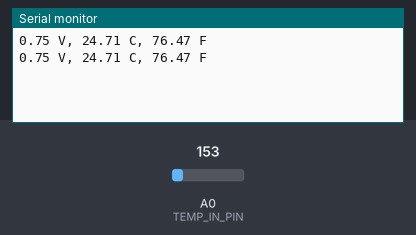
Simulated run of this program. Board: Arduino Uno, built with avr-gcc and run on an emulated ATmega328P. Parts: the last lines printed to the serial monitor. The inputs (shaded band) are chosen by the test bench; at power-on: A0 (TEMP_IN_PIN) = 153.

Above: at 1.8 s.
1.9 s: A0 (TEMP_IN_PIN) set to 165
At 2.7 s:
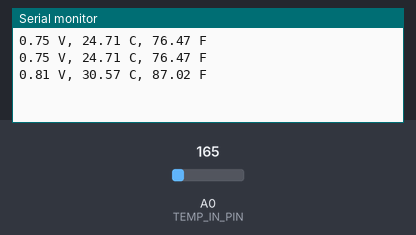
3.4 s: A0 (TEMP_IN_PIN) set to 175
At 4.4 s:
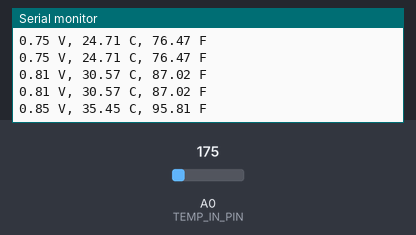
Timing chart, 0 to 6.4 s (numbered marks = the images above; inputs shaded):
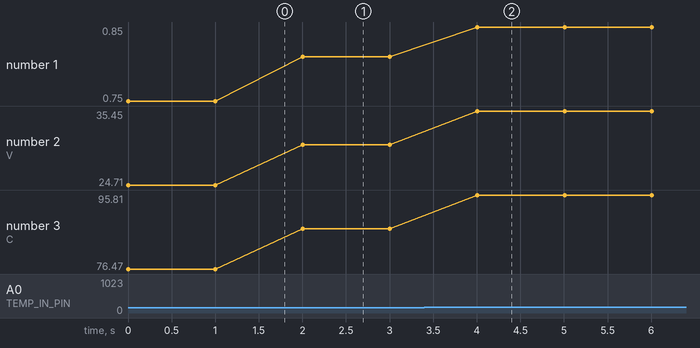

Measured:
- after the input at 1.9 s, the serial monitor: prints a new line after 0.10 s (image 1)
- after the input at 3.4 s, the serial monitor: prints a new line after 0.61 s (image 2)
- plotted number 1: 0.75 → 0.81 after the input at 1.9 s, 0.81 → 0.85 after the input at 3.4 s
- plotted number 2: 24.71 → 30.57 after the input at 1.9 s, 30.57 → 35.45 after the input at 3.4 s
- plotted number 3: 76.47 → 87.02 after the input at 1.9 s, 87.02 → 95.81 after the input at 3.4 s

The program:

main.cpp
```cpp
#include <Arduino.h>

const int TEMP_IN_PIN = 0;
const float VOLTAGE_MULTIPLIER = 5.0; // 3.3 for 3.3V Arduinos

void setup() {
  Serial.begin(9600);
}

void loop() {
  int value = analogRead(TEMP_IN_PIN);
  float voltage = value * VOLTAGE_MULTIPLIER / 1024.0;
  float tempCelsius = (voltage - 0.5) * 100.0; // C = (Voltage - 500mV) * 100, from 10 mv per degree with 500 mV offset
  float tempFahrenheit = (tempCelsius * 9.0 / 5.0) + 32.0;

  Serial.print(voltage); Serial.print(" V, ");
  Serial.print(tempCelsius); Serial.print(" C, ");
  Serial.print(tempFahrenheit); Serial.print(" F\n");
  delay(1000);
}
```
